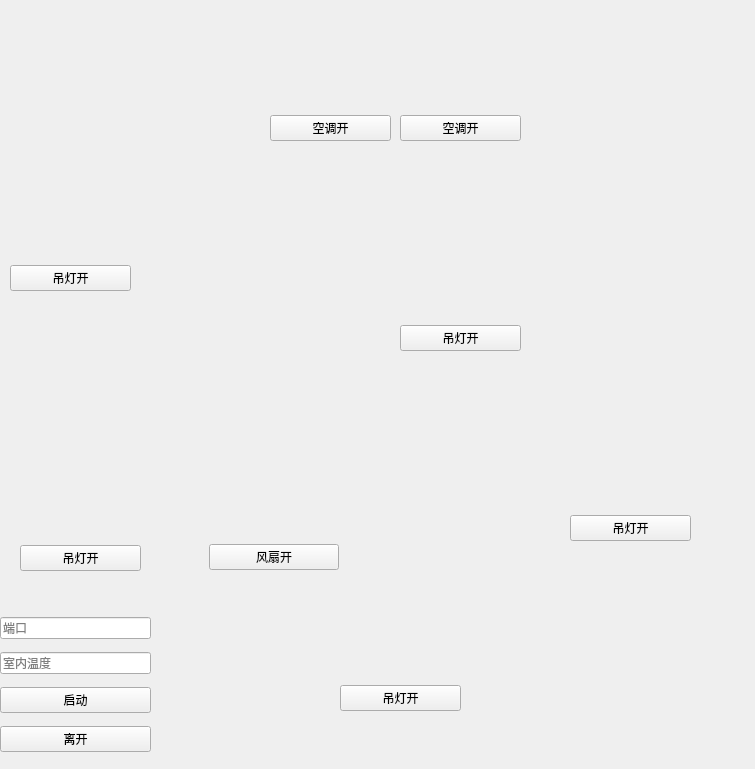
<?xml version="1.0" encoding="UTF-8"?>
<ui version="4.0">
 <class>SmartHome</class>
 <widget class="QWidget" name="SmartHome">
  <property name="geometry">
   <rect>
    <x>0</x>
    <y>0</y>
    <width>755</width>
    <height>769</height>
   </rect>
  </property>
  <property name="minimumSize">
   <size>
    <width>755</width>
    <height>769</height>
   </size>
  </property>
  <property name="maximumSize">
   <size>
    <width>755</width>
    <height>769</height>
   </size>
  </property>
  <property name="windowTitle">
   <string>Form</string>
  </property>
  <property name="windowIcon">
   <iconset resource="reg.qrc">
    <normaloff>:/smartHome/smartHome/智能家居平面图.png</normaloff>:/smartHome/smartHome/智能家居平面图.png</iconset>
  </property>
  <widget class="QWidget" name="widget" native="true">
   <property name="geometry">
    <rect>
     <x>270</x>
     <y>10</y>
     <width>121</width>
     <height>131</height>
    </rect>
   </property>
   <layout class="QVBoxLayout" name="verticalLayout">
    <item>
     <widget class="QLabel" name="labelAir">
      <property name="text">
       <string/>
      </property>
      <property name="scaledContents">
       <bool>false</bool>
      </property>
     </widget>
    </item>
    <item>
     <widget class="QPushButton" name="btnAir">
      <property name="text">
       <string>空调开</string>
      </property>
     </widget>
    </item>
   </layout>
  </widget>
  <widget class="QWidget" name="widget_2" native="true">
   <property name="geometry">
    <rect>
     <x>400</x>
     <y>10</y>
     <width>121</width>
     <height>131</height>
    </rect>
   </property>
   <layout class="QVBoxLayout" name="verticalLayout_2">
    <item>
     <widget class="QLabel" name="labelAir_1">
      <property name="text">
       <string/>
      </property>
      <property name="scaledContents">
       <bool>false</bool>
      </property>
     </widget>
    </item>
    <item>
     <widget class="QPushButton" name="btnAir_1">
      <property name="text">
       <string>空调开</string>
      </property>
     </widget>
    </item>
   </layout>
  </widget>
  <widget class="QWidget" name="widget_3" native="true">
   <property name="geometry">
    <rect>
     <x>400</x>
     <y>220</y>
     <width>121</width>
     <height>131</height>
    </rect>
   </property>
   <layout class="QVBoxLayout" name="verticalLayout_3">
    <item>
     <widget class="QLabel" name="labelLamp_1">
      <property name="text">
       <string/>
      </property>
     </widget>
    </item>
    <item>
     <widget class="QPushButton" name="btnLamp_1">
      <property name="text">
       <string>吊灯开</string>
      </property>
     </widget>
    </item>
   </layout>
  </widget>
  <widget class="QWidget" name="widget_4" native="true">
   <property name="geometry">
    <rect>
     <x>570</x>
     <y>410</y>
     <width>121</width>
     <height>131</height>
    </rect>
   </property>
   <layout class="QVBoxLayout" name="verticalLayout_4">
    <item>
     <widget class="QLabel" name="labelLamp_3">
      <property name="text">
       <string/>
      </property>
     </widget>
    </item>
    <item>
     <widget class="QPushButton" name="btnLamp_3">
      <property name="text">
       <string>吊灯开</string>
      </property>
     </widget>
    </item>
   </layout>
  </widget>
  <widget class="QWidget" name="widget_5" native="true">
   <property name="geometry">
    <rect>
     <x>340</x>
     <y>580</y>
     <width>121</width>
     <height>131</height>
    </rect>
   </property>
   <layout class="QVBoxLayout" name="verticalLayout_5">
    <item>
     <widget class="QLabel" name="labelLamp_4">
      <property name="text">
       <string/>
      </property>
     </widget>
    </item>
    <item>
     <widget class="QPushButton" name="btnLamp_4">
      <property name="text">
       <string>吊灯开</string>
      </property>
     </widget>
    </item>
   </layout>
  </widget>
  <widget class="QWidget" name="widget_6" native="true">
   <property name="geometry">
    <rect>
     <x>20</x>
     <y>440</y>
     <width>121</width>
     <height>131</height>
    </rect>
   </property>
   <layout class="QVBoxLayout" name="verticalLayout_6">
    <item>
     <widget class="QLabel" name="labelLamp_2">
      <property name="text">
       <string/>
      </property>
     </widget>
    </item>
    <item>
     <widget class="QPushButton" name="btnLamp_2">
      <property name="text">
       <string>吊灯开</string>
      </property>
     </widget>
    </item>
   </layout>
  </widget>
  <widget class="QWidget" name="widget_7" native="true">
   <property name="geometry">
    <rect>
     <x>10</x>
     <y>160</y>
     <width>121</width>
     <height>131</height>
    </rect>
   </property>
   <layout class="QVBoxLayout" name="verticalLayout_7">
    <item>
     <widget class="QLabel" name="labelLamp">
      <property name="text">
       <string/>
      </property>
     </widget>
    </item>
    <item>
     <widget class="QPushButton" name="btnLamp">
      <property name="text">
       <string>吊灯开</string>
      </property>
     </widget>
    </item>
   </layout>
  </widget>
  <widget class="QLabel" name="statu">
   <property name="geometry">
    <rect>
     <x>670</x>
     <y>750</y>
     <width>81</width>
     <height>18</height>
    </rect>
   </property>
   <property name="text">
    <string/>
   </property>
  </widget>
  <widget class="QWidget" name="widget_8" native="true">
   <property name="geometry">
    <rect>
     <x>209</x>
     <y>439</y>
     <width>130</width>
     <height>131</height>
    </rect>
   </property>
   <layout class="QVBoxLayout" name="verticalLayout_8">
    <item>
     <widget class="QLabel" name="labelFan">
      <property name="text">
       <string/>
      </property>
     </widget>
    </item>
    <item>
     <widget class="QPushButton" name="btnFan">
      <property name="text">
       <string>风扇开</string>
      </property>
     </widget>
    </item>
   </layout>
  </widget>
  <widget class="QWidget" name="widget_9" native="true">
   <property name="geometry">
    <rect>
     <x>0</x>
     <y>610</y>
     <width>151</width>
     <height>151</height>
    </rect>
   </property>
   <layout class="QVBoxLayout" name="verticalLayout_9">
    <item>
     <widget class="QLineEdit" name="linePort">
      <property name="placeholderText">
       <string>端口</string>
      </property>
     </widget>
    </item>
    <item>
     <widget class="QLineEdit" name="lineTem">
      <property name="placeholderText">
       <string>室内温度</string>
      </property>
     </widget>
    </item>
    <item>
     <widget class="QPushButton" name="btnStart">
      <property name="text">
       <string>启动</string>
      </property>
     </widget>
    </item>
    <item>
     <widget class="QPushButton" name="btnli">
      <property name="text">
       <string>离开</string>
      </property>
     </widget>
    </item>
   </layout>
  </widget>
 </widget>
 <resources>
  <include location="reg.qrc"/>
 </resources>
 <connections/>
</ui>
